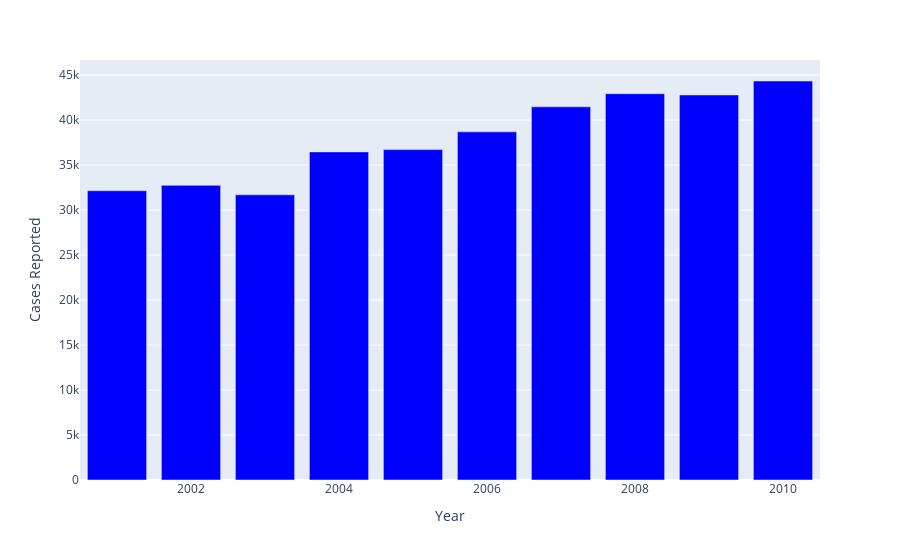

Notebook cell for this chart:
### Markdown cell above
## Analyse au cours des années

### Code cell
inc_victims = victims[victims['Subgroup']=='Victims of Incest Rape']

g = pd.DataFrame(victims.groupby(['Year'])['Rape_Cases_Reported'].sum().reset_index())
g.columns = ['Year','Cases Reported']

fig = px.bar(g,x='Year',y='Cases Reported',color_discrete_sequence=['blue'])
fig.show()

### Figure 1 — Plotly figure (JSON) as saved in the notebook; plotly's stock layout.template omitted (floating-point values rounded to 4 significant figures)
{"data": [{"alignmentgroup": "True", "hovertemplate": "Year=%{x}<br>Cases Reported=%{y}<extra></extra>", "legendgroup": "", "marker": {"color": "blue", "pattern": {"shape": ""}}, "name": "", "offsetgroup": "", "orientation": "v", "showlegend": false, "textposition": "auto", "type": "bar", "x": [2001, 2002, 2003, 2004, 2005, 2006, 2007, 2008, 2009, 2010], "xaxis": "x", "y": [32150, 32746, 31694, 36466, 36718, 38696, 41474, 42934, 42794, 44344], "yaxis": "y"}], "layout": {"barmode": "relative", "legend": {"tracegroupgap": 0}, "margin": {"t": 60}, "xaxis": {"anchor": "y", "domain": [0, 1], "title": {"text": "Year"}}, "yaxis": {"anchor": "x", "domain": [0, 1], "title": {"text": "Cases Reported"}}}}
